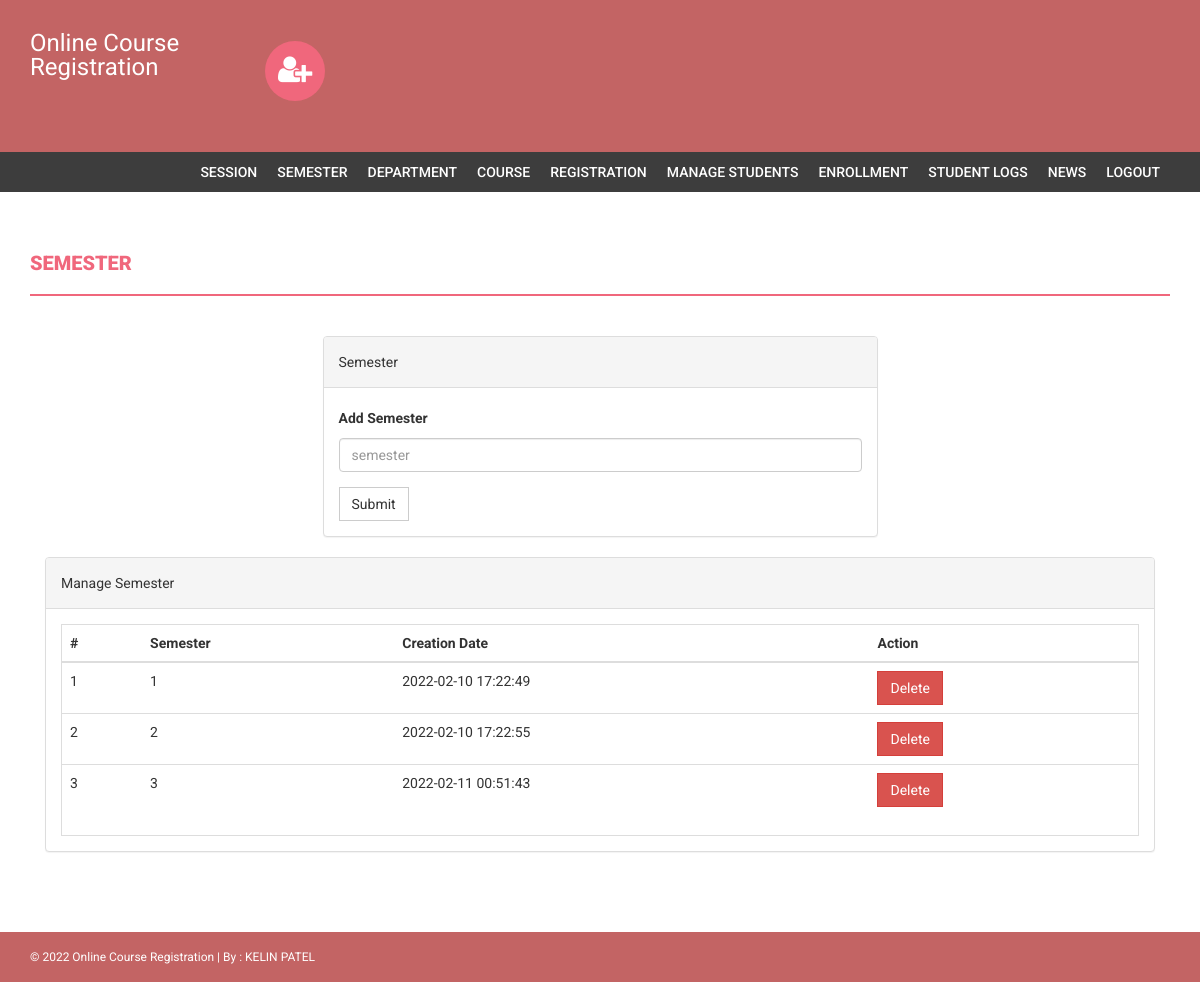
/admin/semester.php (signed in), run on an earlier commit of the app's database.
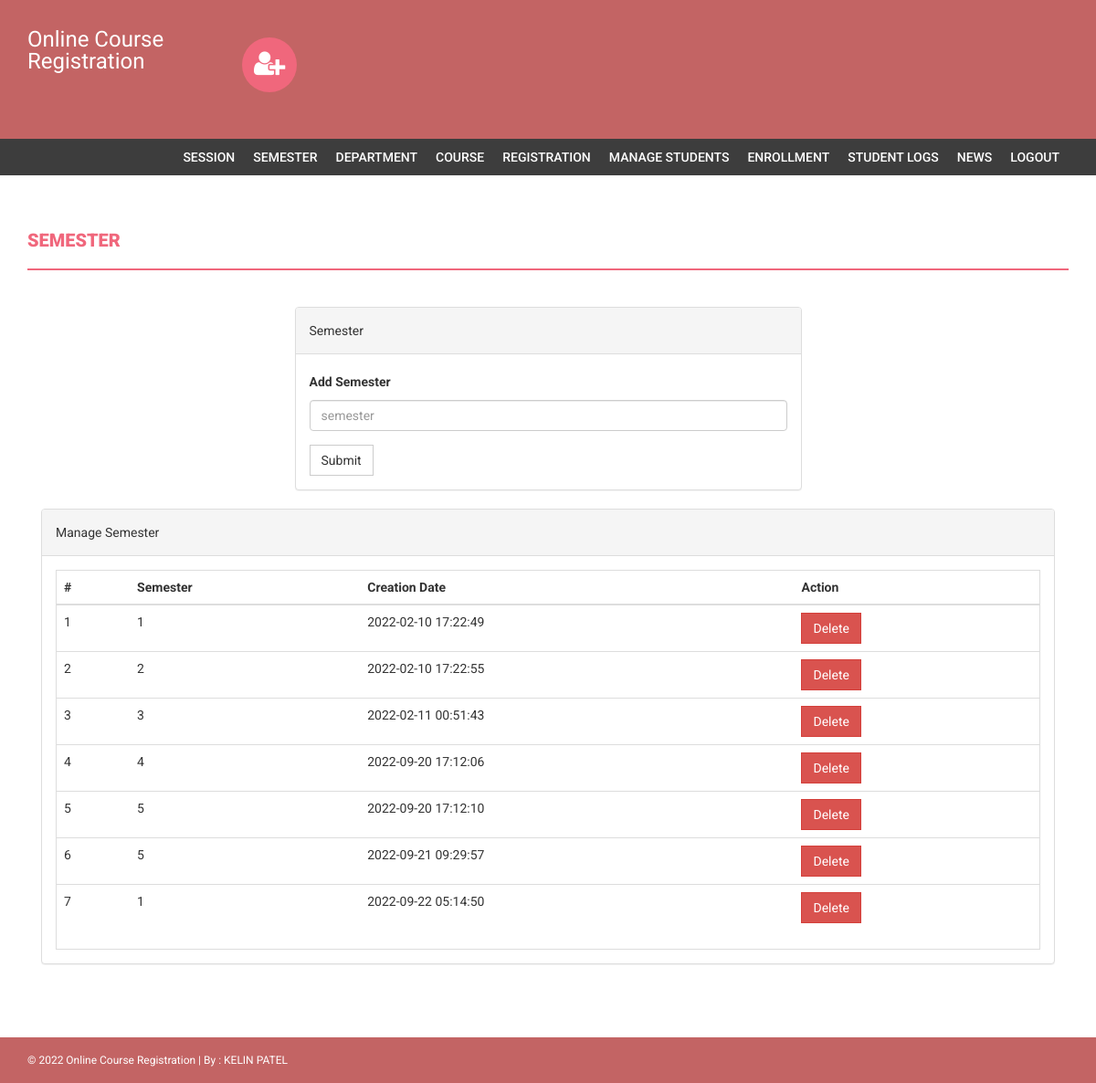
And on a later commit of the database.
### tables this page shows
CREATE TABLE `semester` (
  `id` int(11) NOT NULL,
  `semester` varchar(255) DEFAULT NULL,
  `creationDate` timestamp NULL DEFAULT CURRENT_TIMESTAMP,
  `updationDate` varchar(255) DEFAULT NULL
);

### admin/semester.php (the view, shortened to what this page needs)
<?php
if(strlen($_SESSION['alogin'])==0)
    {
header('location:index.php');
}
else{
?>
<!DOCTYPE html>
<html xmlns="http://www.w3.org/1999/xhtml">
<head>
    <link href="../assets/css/bootstrap.css" rel="stylesheet" />
    <link href="../assets/css/font-awesome.css" rel="stylesheet" />
    <link href="../assets/css/style.css" rel="stylesheet" />
</head>
<body>
<?php include('includes/header.php');?>
<?php if($_SESSION['alogin']!="")
{
 include('includes/menubar.php');
}
 ?>
    <div class="content-wrapper">
        <div class="container">
              <div class="row">
                    <div class="col-md-12">
                        <h1 class="page-head-line">Semester  </h1>
                    </div>
                </div>
                <div class="row" >
                  <div class="col-md-3"></div>
                    <div class="col-md-6">
                        <div class="panel panel-default">
                        <div class="panel-heading">
                           Semester
                        </div>
                        <div class="panel-body">
                       <form name="semester" method="post">
   <div class="form-group">
    <label for="semester">Add Semester  </label>
    <input type="text" class="form-control" id="semester" name="semester" placeholder="semester" required />
  </div>
 <button type="submit" name="submit" class="btn btn-default">Submit</button>
</form>
                            </div>
                            </div>
                    </div>
                </div>
                <div class="col-md-12">
                    <div class="panel panel-default">
                        <div class="panel-heading">
                            Manage Semester
                        </div>
                        <div class="panel-body">
                            <div class="table-responsive table-bordered">
                                <table class="table">
                                    <thead>
                                        <tr>
                                            <th>#</th>
                                            <th>Semester</th>
                                            <th>Creation Date</th>
                                            <th>Action</th>
                                        </tr>
                                    </thead>
                                    <tbody>
<?php
$sql=mysqli_query($con,"select * from semester");
$cnt=1;
while($row=mysqli_fetch_array($sql))
{
?>
                                        <tr>
                                            <td><?php echo $cnt;?></td>
                                            <td><?php echo htmlentities($row['semester']);?></td>
                                            <td><?php echo htmlentities($row['creationDate']);?></td>
                                            <td>
  <a href="semester.php?id=<?php echo $row['id']?>&del=delete" onClick="return confirm('Are you sure you want to delete?')">
                                            <button class="btn btn-danger">Delete</button>
</a>
                                            </td>
                                        </tr>
<?php
$cnt++;
} ?>
                                    </tbody>
                                </table>
                            </div>
                        </div>
                    </div>
                </div>
            </div>
        </div>
  <?php include('includes/footer.php');?>
</body>
</html>
<?php } ?>

What changed in the data, as far as the page shows it:
added semester: semester "4", creationDate "2022-09-20 17:12:06"
added semester: semester "5", creationDate "2022-09-20 17:12:10"
added semester: semester "5", creationDate "2022-09-21 09:29:57"
added semester: semester "1", creationDate "2022-09-22 05:14:50"
